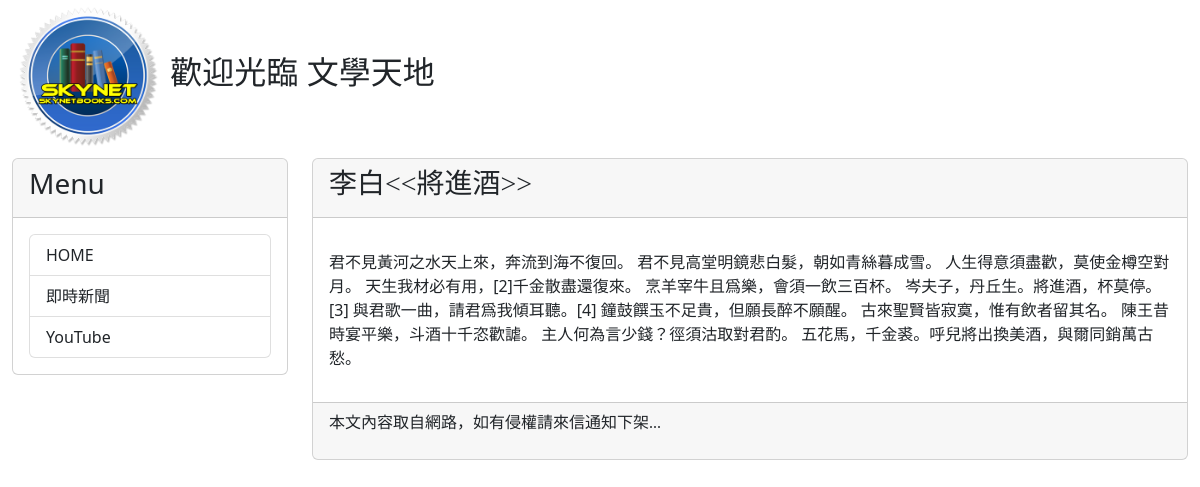
Page /post/leebai03/ on the earlier database version.
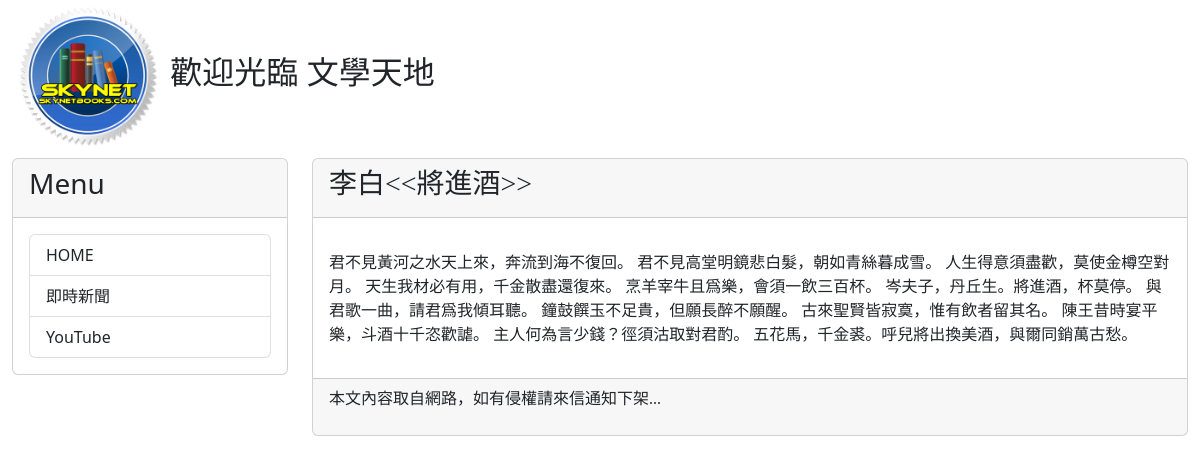
Same page on the later database version.
### mysite/models.py (models this page shows, shortened)
class Post(models.Model):
    title = models.CharField(max_length=200)
    slug = models.CharField(max_length=200)
    body = models.TextField()
    pub_date = models.DateTimeField(auto_now_add=True)
    class Meta:
        ordering = ('-pub_date',)

### mysite/views.py (the view)
# urls.py: path('post/<slug:slug>/', showpost),
def showpost(request, slug):
    try:
        post = Post.objects.get(slug = slug)
        if post != None:
            return render(request, 'post.html', locals())
    except:
        return redirect('/')

### mysite/templatetags/markdown_extras.py (called while the page is built)
@register.filter
def convert_markdown(text):
    return markdown.markdown(text)

### templates/post.html (shortened to what this page needs)
{% extends 'base.html' %}
{% load markdown_extras %}
{% block headmessage %}
    <h3 style='font-family:微軟正黑體;'>{{ post.title }}</h3>
{% endblock %}
{% block content %}
        <p style='font-family:微軟正黑體;font-size:12pt;letter-spacing:2pt;'>
            {{ post.body | convert_markdown | safe }}</a>
        </p>
{% endblock %}

Differences in the rows shown:
changed Post "李白<<將進酒>>": body|convert_markdown "君不見黃河之水天上來，奔流到海不復回。 君不見高堂明鏡悲白髮，朝如青絲暮成雪。 人生得意須盡歡，莫使金樽空對月。 天生我材必有用，[2]千金散盡還復來。 烹羊宰牛且爲樂，會須一飲三百杯。 岑夫子，丹丘生。將進酒，杯莫停。[3] 與君歌一曲，請君爲我傾耳聽。[4] 鐘鼓饌玉不足貴，但願長醉不願醒。 古來聖賢皆寂寞，惟有飲者留其名。 陳王昔時宴平樂，斗酒十千恣歡謔。 主人何為言少錢？徑須沽取對君酌。…" → "君不見黃河之水天上來，奔流到海不復回。 君不見高堂明鏡悲白髮，朝如青絲暮成雪。 人生得意須盡歡，莫使金樽空對月。 天生我材必有用，千金散盡還復來。 烹羊宰牛且爲樂，會須一飲三百杯。 岑夫子，丹丘生。將進酒，杯莫停。 與君歌一曲，請君爲我傾耳聽。 鐘鼓饌玉不足貴，但願長醉不願醒。 古來聖賢皆寂寞，惟有飲者留其名。 陳王昔時宴平樂，斗酒十千恣歡謔。 主人何為言少錢？徑須沽取對君酌。…"
